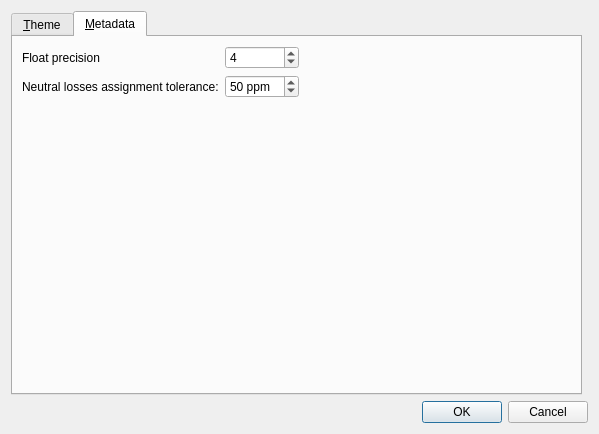
<?xml version="1.0" encoding="UTF-8"?>
<ui version="4.0">
 <class>SettingsDialog</class>
 <widget class="QDialog" name="SettingsDialog">
  <property name="windowModality">
   <enum>Qt::ApplicationModal</enum>
  </property>
  <property name="geometry">
   <rect>
    <x>0</x>
    <y>0</y>
    <width>599</width>
    <height>434</height>
   </rect>
  </property>
  <property name="windowTitle">
   <string>Settings</string>
  </property>
  <property name="modal">
   <bool>true</bool>
  </property>
  <layout class="QGridLayout" name="gridLayout">
   <item row="0" column="0">
    <widget class="QTabWidget" name="tabWidget">
     <property name="currentIndex">
      <number>1</number>
     </property>
     <widget class="QWidget" name="theme">
      <attribute name="icon">
       <iconset resource="ui.qrc">
        <normaloff>:/icons/images/main.svg</normaloff>:/icons/images/main.svg</iconset>
      </attribute>
      <attribute name="title">
       <string>&amp;Theme</string>
      </attribute>
      <layout class="QGridLayout" name="gridLayout_3">
       <item row="0" column="1" colspan="3">
        <widget class="QListWidget" name="lstStyles">
         <property name="horizontalScrollBarPolicy">
          <enum>Qt::ScrollBarAlwaysOff</enum>
         </property>
         <property name="editTriggers">
          <set>QAbstractItemView::NoEditTriggers</set>
         </property>
         <property name="selectionBehavior">
          <enum>QAbstractItemView::SelectRows</enum>
         </property>
        </widget>
       </item>
       <item row="1" column="1" colspan="2">
        <widget class="QCheckBox" name="chkOverrideFontSize">
         <property name="toolTip">
          <string>Override the selected theme's font size</string>
         </property>
         <property name="text">
          <string>Override font size</string>
         </property>
        </widget>
       </item>
       <item row="1" column="3">
        <widget class="QSpinBox" name="spinFontSize">
         <property name="enabled">
          <bool>false</bool>
         </property>
         <property name="minimum">
          <number>1</number>
         </property>
         <property name="maximum">
          <number>100</number>
         </property>
         <property name="value">
          <number>12</number>
         </property>
        </widget>
       </item>
       <item row="0" column="0" rowspan="2">
        <widget class="NetworkView" name="gvStylePreview">
         <property name="minimumSize">
          <size>
           <width>200</width>
           <height>200</height>
          </size>
         </property>
        </widget>
       </item>
      </layout>
     </widget>
     <widget class="QWidget" name="metadata">
      <attribute name="icon">
       <iconset resource="ui.qrc">
        <normaloff>:/icons/images/metadata.svg</normaloff>:/icons/images/metadata.svg</iconset>
      </attribute>
      <attribute name="title">
       <string>&amp;Metadata</string>
      </attribute>
      <layout class="QGridLayout" name="gridLayout_2">
       <item row="0" column="2">
        <widget class="QSpinBox" name="spinFloatPrecision">
         <property name="toolTip">
          <string>Maximum number of decimals for float in metadata (this setting may need a restart to be fully applied)</string>
         </property>
         <property name="maximum">
          <number>10</number>
         </property>
         <property name="value">
          <number>4</number>
         </property>
        </widget>
       </item>
       <item row="2" column="0">
        <spacer name="verticalSpacer">
         <property name="orientation">
          <enum>Qt::Vertical</enum>
         </property>
         <property name="sizeHint" stdset="0">
          <size>
           <width>20</width>
           <height>40</height>
          </size>
         </property>
        </spacer>
       </item>
       <item row="0" column="3">
        <spacer name="horizontalSpacer">
         <property name="orientation">
          <enum>Qt::Horizontal</enum>
         </property>
         <property name="sizeHint" stdset="0">
          <size>
           <width>40</width>
           <height>20</height>
          </size>
         </property>
        </spacer>
       </item>
       <item row="1" column="0">
        <widget class="QLabel" name="label">
         <property name="text">
          <string>Neutral losses assignment tolerance:</string>
         </property>
        </widget>
       </item>
       <item row="1" column="2">
        <widget class="QSpinBox" name="spinNeutralTolerance">
         <property name="toolTip">
          <string>Tolerance (in ppm) for assignment of possible structure of neutral losses in edges table</string>
         </property>
         <property name="suffix">
          <string> ppm</string>
         </property>
         <property name="minimum">
          <number>1</number>
         </property>
         <property name="maximum">
          <number>500</number>
         </property>
         <property name="value">
          <number>50</number>
         </property>
        </widget>
       </item>
       <item row="0" column="0">
        <widget class="QLabel" name="label_2">
         <property name="text">
          <string>Float precision</string>
         </property>
        </widget>
       </item>
      </layout>
     </widget>
    </widget>
   </item>
   <item row="1" column="0" colspan="2">
    <widget class="QDialogButtonBox" name="buttonBox">
     <property name="orientation">
      <enum>Qt::Horizontal</enum>
     </property>
     <property name="standardButtons">
      <set>QDialogButtonBox::Cancel|QDialogButtonBox::Ok</set>
     </property>
    </widget>
   </item>
  </layout>
 </widget>
 <customwidgets>
  <customwidget>
   <class>NetworkView</class>
   <extends>QGraphicsView</extends>
   <header>PySide6MolecularNetwork.h</header>
  </customwidget>
 </customwidgets>
 <resources>
  <include location="ui.qrc"/>
 </resources>
 <connections>
  <connection>
   <sender>buttonBox</sender>
   <signal>accepted()</signal>
   <receiver>SettingsDialog</receiver>
   <slot>accept()</slot>
   <hints>
    <hint type="sourcelabel">
     <x>248</x>
     <y>254</y>
    </hint>
    <hint type="destinationlabel">
     <x>157</x>
     <y>274</y>
    </hint>
   </hints>
  </connection>
  <connection>
   <sender>buttonBox</sender>
   <signal>rejected()</signal>
   <receiver>SettingsDialog</receiver>
   <slot>reject()</slot>
   <hints>
    <hint type="sourcelabel">
     <x>316</x>
     <y>260</y>
    </hint>
    <hint type="destinationlabel">
     <x>286</x>
     <y>274</y>
    </hint>
   </hints>
  </connection>
 </connections>
</ui>
